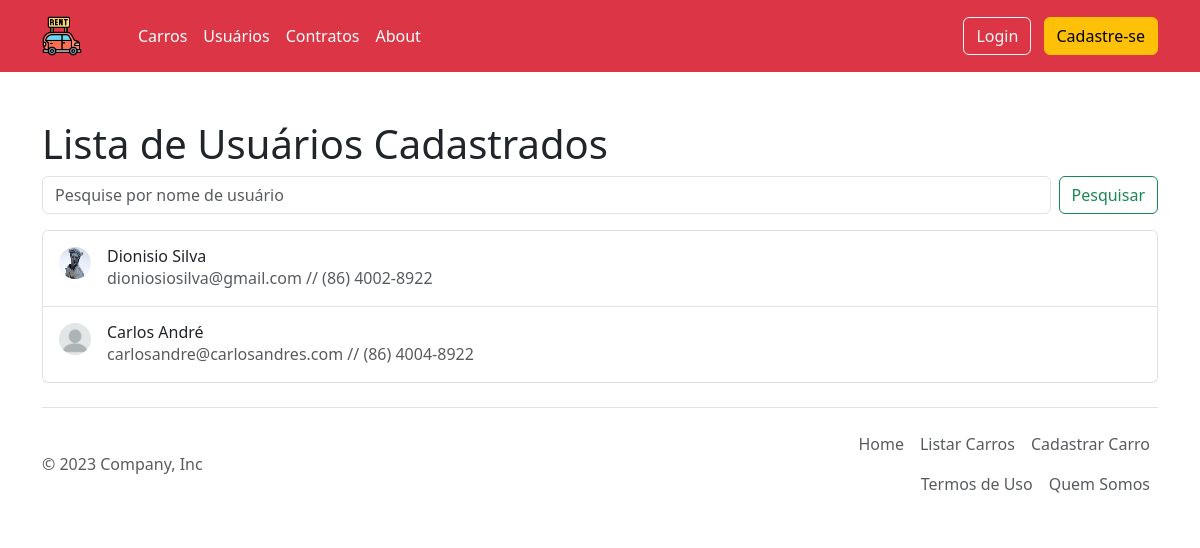
/locador/usuarios/, run on the app's committed database.
### aluguel/models.py (models this page shows, shortened)
class Usuario(models.Model):
    SEXO = [
        ("Masculino", "Masculino"),
        ("Feminino", "Feminino"),
        ("Outro", "Outro")
    ]
    nome = models.CharField("Nome", max_length=100)
    sobrenome = models.CharField("Sobrenome", max_length=100)
    cpfcnpj = models.CharField('CPF:',max_length=18, blank=True, null=True)
    email = models.EmailField("Email")
    telefone = models.CharField("Telefone", max_length=20, blank=True, null=True)
    data_nasc = models.DateField("Data de Nascimento", blank=True, null=True)
    perfil = models.ImageField("Foto", upload_to='perfil', blank=True, null=True)
    user = models.OneToOneField(get_user_model(),verbose_name="Usuário:", on_delete=models.CASCADE, blank=True, null=True)
    def calculo_de_idade(self):
        hoje = date.today()
        diferenca = hoje - self.data_nasc
        return round(diferenca.days // 365.25)
    idade = property(calculo_de_idade)
    sexo = models.CharField("Sexo", max_length=100, choices=SEXO)
    class Meta:
        verbose_name = "Usuário"
        verbose_name_plural = "Usuários"

### aluguel/views.py (the view)
# urls.py: path('usuarios/', ListarUsuarios.as_view(), name='todos_os_usuario'),
class ListarUsuarios(ListView):
    model=Usuario
    template_name='locador/usuarios.html'
    context_object_name='usuarios'
    paginate_by = 5
    def get_queryset(self):
        search = self.request.GET.get("busca")
        if search:
            self.usuarios = Usuario.objects.filter(nome__icontains=search)
        else:
            self.usuarios = Usuario.objects.all()
        return self.usuarios

### templates/locador/usuarios.html (shortened to what this page needs)
{% extends 'base_adm.html' %}
{% load static bootstrap5 %}
{% block content %}
<div class="container">
    <h1>Lista de Usuários Cadastrados</h1>
    <form class="d-flex mb-3" role="search" method="get">
        <input class="form-control me-2" type="search" placeholder="Pesquise por nome de usuário" aria-label="Pesquisar"
            name="busca" id="busca">
        <button class="btn btn-outline-success" type="submit">Pesquisar</button>
    </form>
</div>
<div class="container">
    <div class="list-group">
        {% for usuario in page_obj %}
        <a href="{% url 'detalhar_usuario' usuario.id %}"
            class="list-group-item list-group-item-action d-flex gap-3 py-3" aria-current="true">
            {% if usuario.perfil %}
            <img src="{{ usuario.perfil.url }}" alt="{{ usuario.nome}}" width="32" height="32"
                class="rounded-circle flex-shrink-0">
            {% else %}
            <img src="{% static 'img/perfil-de-usuario.jpg' %}" alt="{{ usuario.nome}}" width="32" height="32"
                class="rounded-circle flex-shrink-0">
            {% endif %}
            <div class="d-flex gap-2 w-100 justify-content-between">
                <div>
                    <h6 class="mb-0">{{ usuario.nome}} {{ usuario.sobrenome}}</h6>
                    <p class="mb-0 opacity-75">{{ usuario.email}} // {{ usuario.telefone}}</p>
                </div>
            </div>
        </a>
        {% endfor %}
    </div>
</div>
{% endblock content %}

### data on the page
Usuario: perfil (picture), nome "Dionisio", sobrenome "Silva", email "dioniosiosilva@gmail.com", telefone "(86) 4002-8922"
Usuario: nome "Carlos", sobrenome "André", email "carlosandre@carlosandres.com", telefone "(86) 4004-8922"
